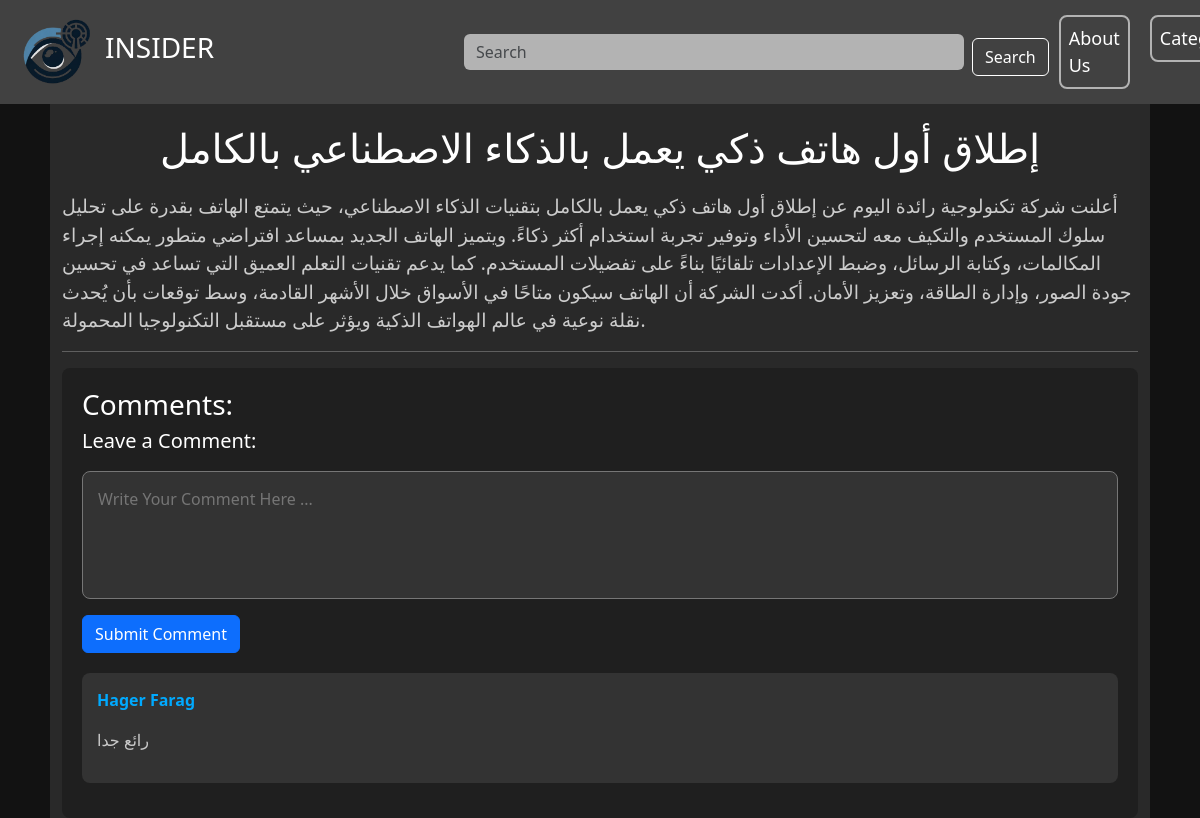
The page /article.php?Article_id=3 (signed in) on the database its author committed.
### tables this page shows
CREATE TABLE `articles` (
  `Article_id` int(4) NOT NULL,
  `Title` varchar(50) NOT NULL,
  `Content` mediumtext NOT NULL,
  `Category_id` int(4) DEFAULT NULL,
  `Admin_id` int(4) DEFAULT NULL,
  `Image` varchar(255) DEFAULT NULL
);

CREATE TABLE `comments` (
  `Comment_id` int(4) NOT NULL,
  `Content` varchar(10000) NOT NULL,
  `User_id` int(4) DEFAULT NULL,
  `Article_id` int(4) DEFAULT NULL
);

CREATE TABLE `users` (
  `User_id` int(4) NOT NULL,
  `F_Name` varchar(15) NOT NULL,
  `L_Name` varchar(15) NOT NULL,
  `Pass` varchar(20) NOT NULL,
  `Email` varchar(20) NOT NULL,
  `Role` varchar(5) DEFAULT 'user',
  `Admin_id` int(4) DEFAULT NULL
);

### article.php (the view, shortened to what this page needs)
<?php
include 'connect.php';
if (isset($_GET['Article_id'])) {
    $article_id = $_GET['Article_id'];
    $get_article_qury = "SELECT * FROM articles WHERE Article_id='$article_id'";
    $get_article_result = mysqli_query($conn, $get_article_qury);
} else {
    header("Location: home.php");
    exit();
}
$comment_query = "
    SELECT comments.Content, users.F_Name, users.L_Name
    FROM comments
    JOIN users ON comments.User_id = users.User_id
    WHERE comments.Article_id = '$article_id'
";
$comment_result = mysqli_query($conn, $comment_query);
?>
<!doctype html>
<html lang="en">
<head>
    <link href="https://cdn.jsdelivr.net/npm/bootstrap@5.3.5/dist/css/bootstrap.min.css" rel="stylesheet"
>
    <link rel="stylesheet" href="navbar.css">
</head>
<body>
    <?php include 'navbar.php'; ?>
    <div class="container">
        <?php
        if ($row = mysqli_fetch_array($get_article_result)) {
            echo '<h1 class="news-title">' . $row['Title'] . '</h1>';
            echo '<div class="news-content">';
            echo  '<p>' . $row['Content'] . '</p>';
            echo  '</div>';
        }
        ?>
        <hr>
        <div class="comment-section">
            <h3>Comments: </h3>
            <div class="comment-box">
                <form method="POST" action="?Article_id=<?php echo $article_id; ?>">
                    <h5>Leave a Comment:</h5>
                    <textarea name="comment_box" placeholder="Write Your Comment Here ..." rows="4"
                        class="text-area"></textarea>
                    <button type="submit" name="submit" class="btn btn-primary">Submit Comment</button>
                </form>
            </div>
            <?php
            while ($comment_row = mysqli_fetch_array($comment_result)) {
                echo '<div class="comment">';
                echo '<p class="comment-author"><b>' . $comment_row['F_Name'] . " " . $comment_row['L_Name'] . '</b></p>';
                echo '<p class="comment-text">' . $comment_row['Content'] . '</p>';
                echo '</div>';
            }
            ?>
</body>
</html>

### article.php (style rules this page uses)
body { background-color: #121212; color: white; padding-top: 100px; }
.container { background-color: #292929; width: 1100px; }
.news-title { text-align: center; }
.news-content { margin-top: 20px; color: #ccc; font-size: 19px; }
hr { background-color: white; }
.comment-section { background-color: #1f1f1f; border-radius: 8px; padding: 20px; }
.comment-box textarea { background-color: #333; padding: 15px; border-radius: 8px; margin-top: 10px; width: 100%; resize: none; }
.btn { margin-top: 10px; }
.comment { background-color: #333; margin-top: 20px; border-radius: 8px; padding: 15px; margin-bottom: 15px; }
.comment-author { color: #00aaff; }
.comment-text { color: #cacaca; }

### rows shown on the page
articles: Title "إطلاق أول هاتف ذكي يعمل بالذكاء الاصطناعي بالكامل", Content "أعلنت شركة تكنولوجية رائدة اليوم عن إطلاق أول هاتف ذكي يعمل بالكامل بتقنيات الذكاء الاصطناعي، حيث يتمتع الهاتف بقدرة على تحليل سلوك المستخدم والتكيف معه لتحسين الأداء وتوفير تجربة استخدام أكثر ذكاءً. ويتميز الهاتف الجديد بمساعد افتراضي متطور يمكنه إجراء المكالمات، وكتابة الرسائل، وضبط الإعدادات تلقائيًا بناءً على تفضيلات المستخدم. كما يدعم تقنيات التعلم العميق التي تساعد في تحسين جودة الصور، وإدارة الطاقة، وتعزيز الأمان. أكدت الشركة أن الهاتف سيكون متاحًا في الأسواق خلال الأشهر القادمة، وسط توقعات بأن يُحدث نقلة نوعية في عالم الهواتف الذكية ويؤثر على مستقبل التكنولوجيا المحمولة."
comments: User.F_Name "Hager", User.L_Name "Farag", Content "رائع جدا"
